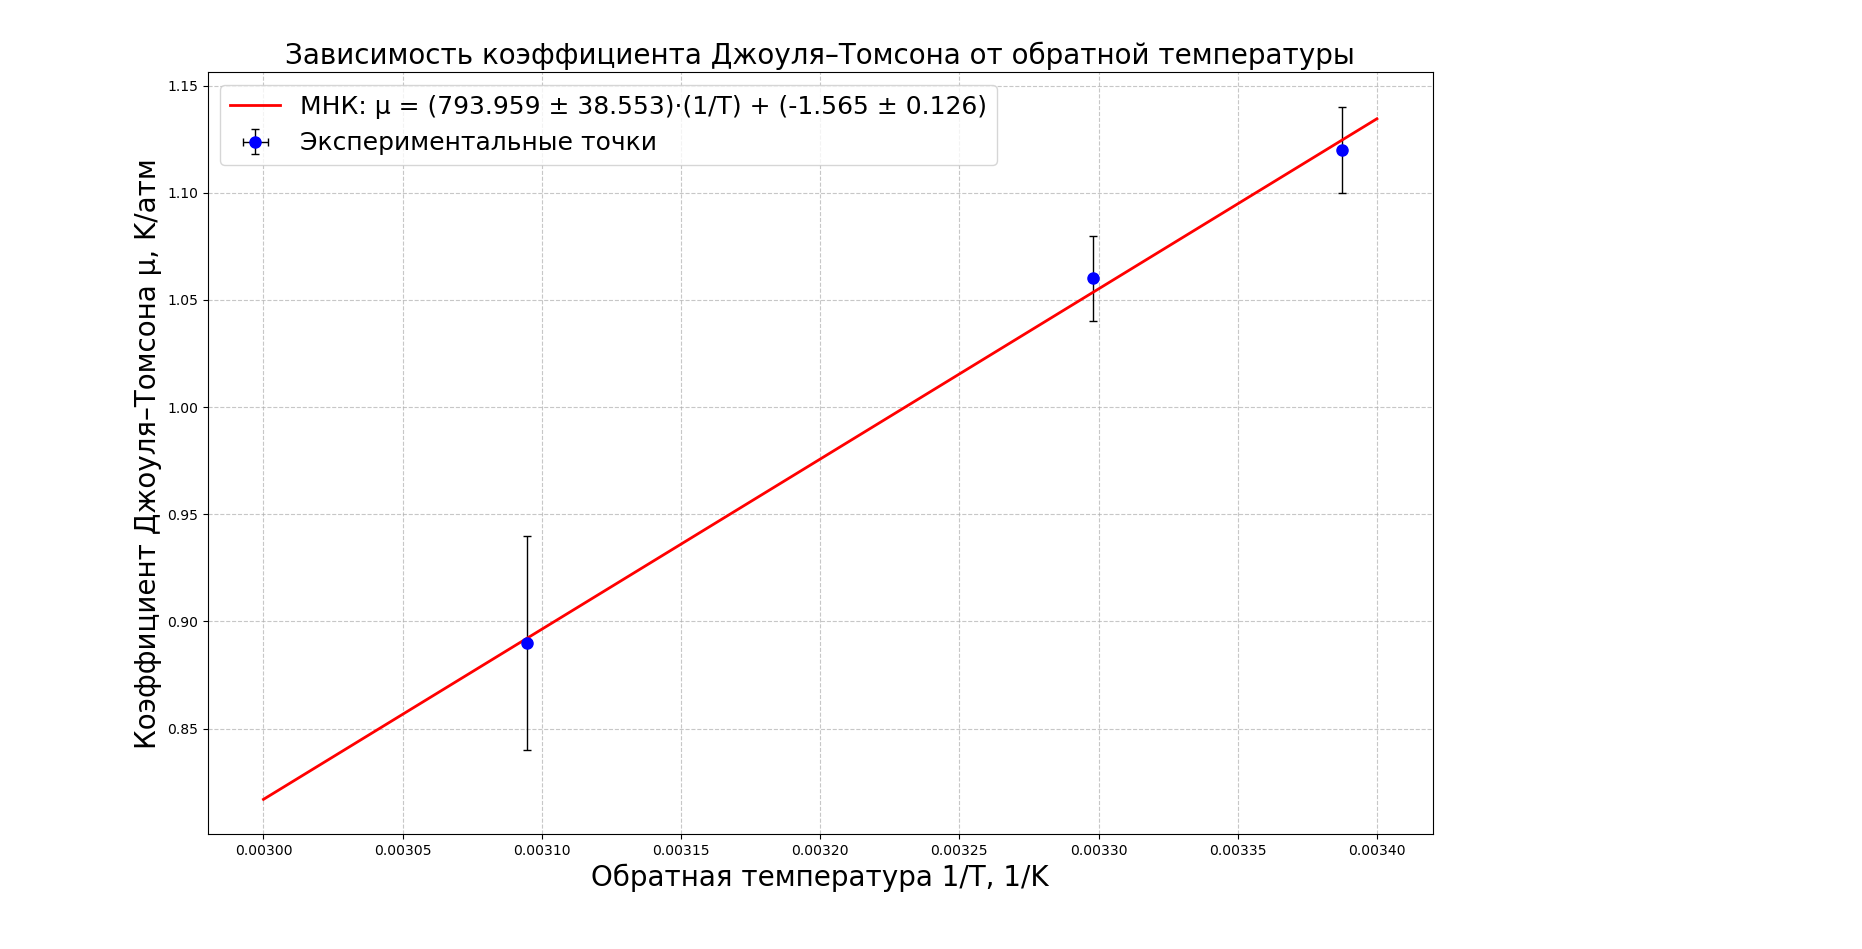

Here is the Python script that generated this plot:
import numpy as np
import matplotlib.pyplot as plt

# Данные: коэффициент Джоуля-Томсона и обратная температура
mu = np.array([1.12, 1.06, 0.89])              # коэффициент μ, K   /атм
err_mu = np.array([0.02, 0.02, 0.05])           # погрешности μ

invT = np.array([0.00338741912536838, 0.00329793549238177,	0.00309453814018258])  # 1/T, 1/K
err_invT = np.array([1.14746083309115E-06,	1.08763785119114E-06,	9.57616630104465E-07])  # погрешности 1/T

# Линейная регрессия (МНК) для μ = A * (1/T) + B
coeffs = np.polyfit(invT, mu, 1)
A, B = coeffs  # A - наклон, B - свободный член
print(f"Наклон (A) = {A:.4f} °C·К/атм")
print(f"Свободный член (B) = {B:.4f} °C/атм")

# Оценка погрешностей наклона и свободного члена
n = len(invT)
residuals = mu - (A * invT + B)
s2 = np.sum(residuals**2) / (n - 2)  # несмещённая оценка дисперсии остатков

# Средние значения
x_mean = np.mean(invT)
x_var = np.sum((invT - x_mean)**2)

# Погрешность наклона
var_A = s2 / x_var
std_A = np.sqrt(var_A)

# Погрешность свободного члена
var_B = s2 * (1/n + x_mean**2 / x_var)
std_B = np.sqrt(var_B)

print(f"Погрешность наклона: {std_A:.4f} °C·К/атм")
print(f"Погрешность свободного члена: {std_B:.4f} °C/атм")

# Построение графика с учётом погрешностей
plt.figure(figsize=(8, 6))
plt.errorbar(invT, mu, yerr=err_mu, xerr=err_invT, fmt='o', capsize=3,
             label='Экспериментальные точки', color='blue', markersize=8,
             ecolor='black', elinewidth=1, markeredgewidth=1)

# Аппроксимирующая прямая
x_fit = np.linspace(0.003, 0.0034, 100)
y_fit = A * x_fit + B
plt.plot(x_fit, y_fit, 'r-', linewidth=2,
         label=f'МНК: μ = ({A:.3f} ± {std_A:.3f})·(1/T) + ({B:.3f} ± {std_B:.3f})')

plt.xlabel('Обратная температура 1/T, 1/K', fontsize=20)
plt.ylabel('Коэффициент Джоуля–Томсона μ, K/атм', fontsize=20)
plt.title('Зависимость коэффициента Джоуля–Томсона от обратной температуры', fontsize=20)
plt.grid(True, linestyle='--', alpha=0.7)
plt.legend(fontsize=18)
plt.tight_layout()
plt.show()

# Доверительные интервалы для предсказания (опционально)
from scipy import stats

# Доверительный интервал для коэффициентов (95%)
t_val = stats.t.ppf(0.975, n-2)  # квантиль распределения Стьюдента
print(f"\n95% доверительные интервалы:")
print(f"Наклон A: [{A - t_val*std_A:.4f}, {A + t_val*std_A:.4f}] °C·К/атм")
print(f"Свободный член B: [{B - t_val*std_B:.4f}, {B + t_val*std_B:.4f}] °C/атм")

# Построение доверительной полосы для регрессии
x_conf = np.linspace(0.003, 0.0034, 100)
y_conf = A * x_conf + B

# Стандартная ошибка предсказания
se_pred = np.sqrt(s2 * (1/n + (x_conf - x_mean)**2 / x_var))
ci = t_val * se_pred  # полуширина доверительного интервала

plt.figure(figsize=(8, 6))
plt.errorbar(invT, mu, yerr=err_mu, xerr=err_invT, fmt='o', capsize=3,
             label='Экспериментальные точки', color='blue', markersize=8,
             ecolor='black', elinewidth=1)
plt.plot(x_conf, y_conf, 'r-', linewidth=2, label='Регрессионная прямая')
plt.fill_between(x_conf, y_conf - ci, y_conf + ci, alpha=0.2, color='red',
                 label='95% доверительная полоса')
plt.xlabel('Обратная температура 1/T, 1/°C', fontsize=20)
plt.ylabel('Коэффициент Джоуля–Томсона μ, °C/атм', fontsize=20)
plt.title('Зависимость μ от 1/T с доверительной полосой', fontsize=20)
plt.grid(True, linestyle='--', alpha=0.7)
plt.legend(fontsize=18)
plt.tight_layout()
#plt.show()
